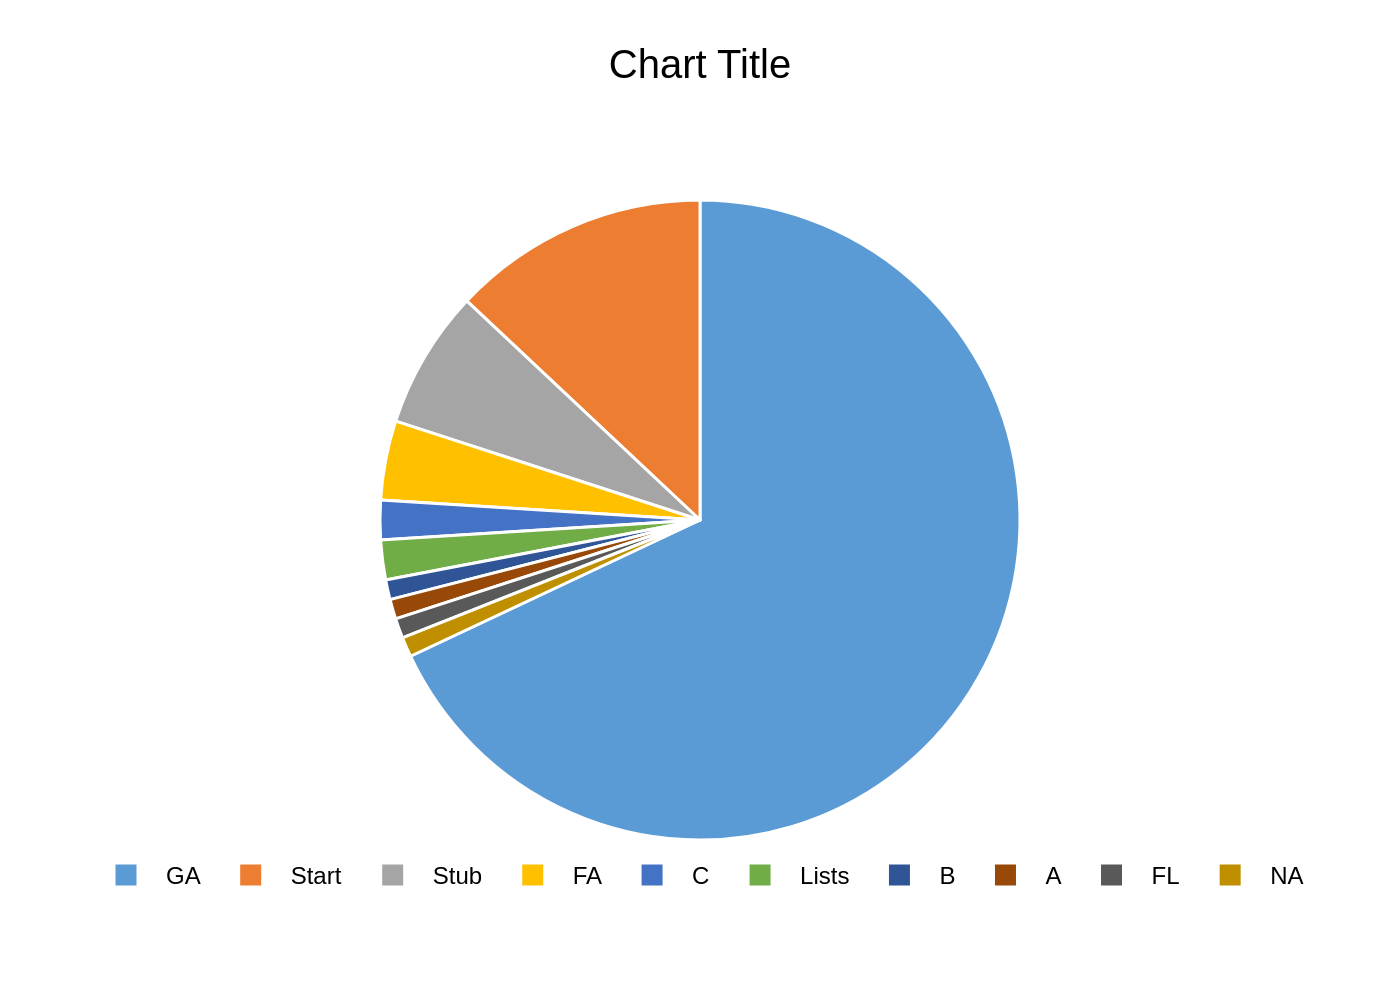

This chart was generated by the following Python code:
import sys
import json
import plotly.graph_objects as go
import pathlib

# This script requires a single command-line argument: the path to the JSON data file.
if len(sys.argv) != 2:
    print(f"Usage: python {pathlib.Path(__file__).name} <json_file_path>")
    sys.exit(1)

# Get the JSON file path from the command-line argument.
json_file_path = pathlib.Path(sys.argv[1])

# Check if the JSON file exists.
if not json_file_path.is_file():
    print(f"Error: JSON file not found at '{json_file_path}'")
    sys.exit(1)

# Read and parse the JSON file.
try:
    with open(json_file_path, 'r', encoding='utf-8') as f:
        chart_info = json.load(f)
except json.JSONDecodeError:
    print(f"Error: Invalid JSON format in '{json_file_path}'")
    sys.exit(1)

# Extract data, texts, and colors from the JSON structure.
chart_data = chart_info.get('chart_data', [])
texts = chart_info.get('texts', {})
colors = chart_info.get('colors', [])

# Prepare data for Plotly by extracting labels and values while preserving order.
labels = [item.get('label') for item in chart_data]
values = [item.get('value') for item in chart_data]

# Initialize a Plotly figure.
fig = go.Figure()

# Add the pie chart trace.
# 'sort=False' is crucial to maintain the original order from the JSON data.
fig.add_trace(go.Pie(
    labels=labels,
    values=values,
    marker=dict(colors=colors, line=dict(color='white', width=1.5)),
    sort=False,
    direction='counterclockwise',
    textinfo='none',  # No text labels on the pie slices themselves.
    hoverinfo='label+percent'
))

# Update the figure's layout.
title_text = texts.get('title', '')
if texts.get('subtitle'):
    title_text += f"<br><sup>{texts.get('subtitle')}</sup>"

fig.update_layout(
    title_text=title_text,
    title_x=0.5,
    title_y=0.95,
    title_font_size=20,
    font=dict(
        family="Arial",
        size=12,
        color="black"
    ),
    legend=dict(
        orientation="h",
        yanchor="bottom",
        y=-0.1,
        xanchor="center",
        x=0.5
    ),
    margin=dict(l=40, r=40, t=100, b=80),
    paper_bgcolor='white',
    plot_bgcolor='white'
)

# Determine the output image filename from the input JSON filename.
output_image_path = json_file_path.with_suffix('.png')

# Save the figure as a high-resolution PNG image.
fig.write_image(output_image_path, scale=2)

print(f"Chart successfully generated and saved to '{output_image_path}'")
